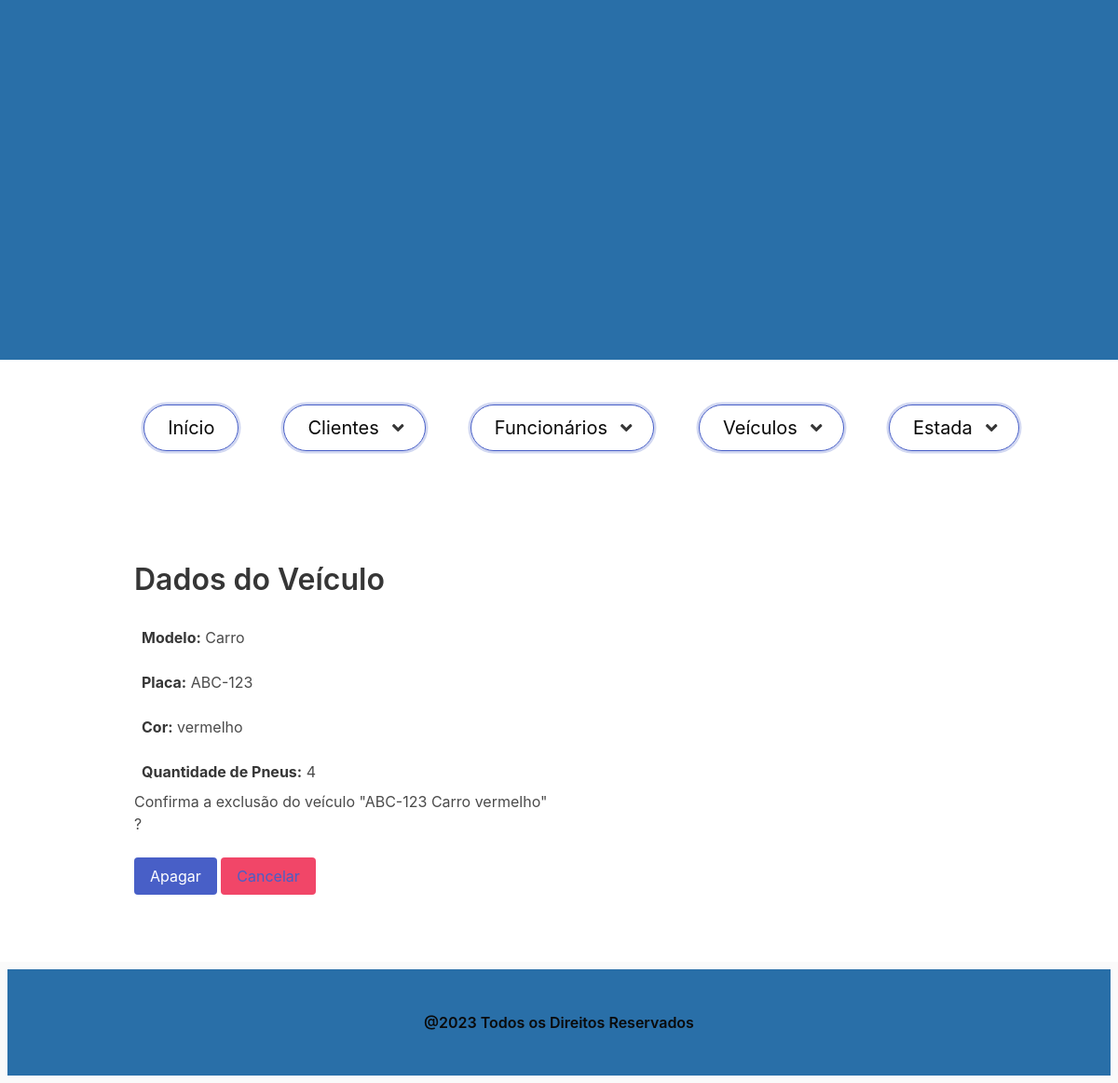
The app's page /1/veiculo/apagar/ with its own data.
### veiculo/models.py (models this page shows)
class Veiculo(models.Model):
    modelo = models.CharField('Modelo', max_length=10, help_text='Modelo do Veículo')
    placa = models.CharField('Placa', max_length=10, help_text='Placa do Veículo')
    cor = models.CharField('Cor', max_length=10, help_text='Cor do Veículo')
    qtdPneu = models.DecimalField('Quantidade de Pneus', max_digits=1, decimal_places=0, help_text='Quantidade de Pneus')
    class Meta:
        verbose_name = 'Veículo'
        verbose_name_plural = 'Veículos'
        ordering = ['modelo']
    def __str__(self):
        return f"{self.placa} {self.modelo} {self.cor}"

### veiculo/views.py (the view)
# urls.py: path('<int:pk>/veiculo/apagar/', VeiculoDeleteView.as_view(), name='veiculo_apagar'),
class VeiculoDeleteView(DeleteView):
    model = Veiculo
    template_name = 'veiculo_apagar.html'
    success_url = reverse_lazy('veiculos')

### veiculo/templates/veiculo_apagar.html (shortened to what this page needs)
{% extends "base.html" %}
{% block content %}
  <section class="section">
    <div class="container">
      <div class="column is-mobile">
        <div class="column is-half is-offset-quarter">
          <h3 class="title is-size-3">Dados do Veículo</h3>
          <p class="p-2 mt-2"><strong>Modelo:</strong> {{ object.modelo }}</p>
          <p class="p-2 mt-2"><strong>Placa:</strong> {{ object.placa }}</p>
          <p class="p-2 mt-2"><strong>Cor:</strong> {{ object.cor }}</p>
          <p class="p-2 mt-2"><strong>Quantidade de Pneus:</strong> {{ object.qtdPneu }}</p>
          <form method="POST" enctype="multipart/form-data">
            <p>Confirma a exclusão do veículo "{{ object}}" ?</p>
            <button class="button is-link is-primary" type="submit">Apagar</button>
            <button class="button is-danger is-pulled-rigth" type="reset">
              <a href="{% url 'veiculos' %}">Cancelar</a>
            </button>
          </form>
        </div>
      </div>
    </div>
  </section>
{% endblock %}

### home/templates/base.html (style rules this page uses)
* { margin: 0; padding: 0; }

### records on screen
Veiculo: modelo "Carro", placa "ABC-123", cor "vermelho", qtdPneu "4", placa+modelo+cor "ABC-123 Carro vermelho"
